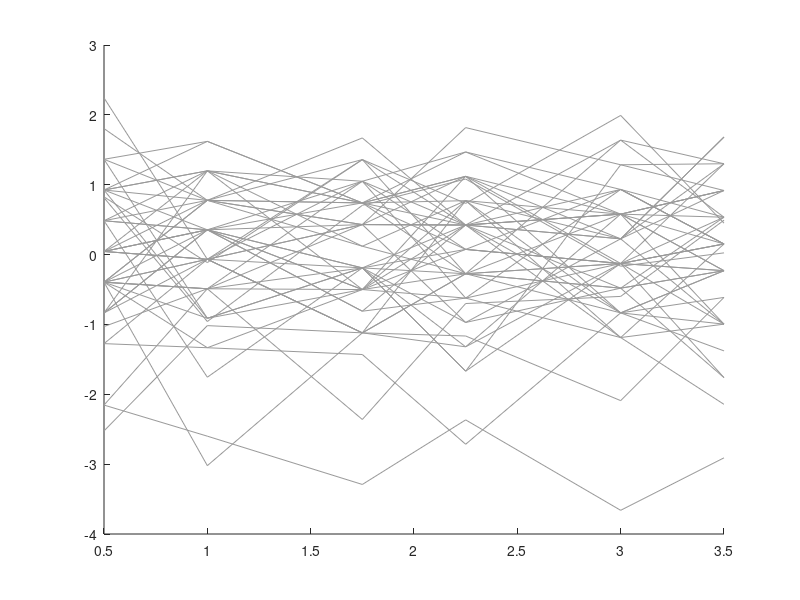

This chart was generated by the following MATLAB code: (Note: this script raises an error after producing the figure.)
%% FIGURE S4: Accuracy (2(task instructions:Recall, Suppress) x 3 (emotions: Negative, Neutral, Positive))
% -------------------------------------------------------------------------
% This script reproduces Figure S4 from the manuscript and completes:
%   - Condition-specific visualization 
%   - Statistical comparison between the conditions 
%   - Figure export (300 dpi)
%
%
% REQUIREMENTS:
%   - MATLAB (R2021a or later)
%   - Statistics and Machine Learning Toolbox 
%   - Data file: 'FigureS4.mat' in present working directory 
%
%
% OUTPUT:
%   - Figure replicating Figure S4
%   - Statistical results 
%
% AUTHOR: Shruti Kinger <shrutik@iiitd.ac.in>
% DATE: 27 April 2026
% MANUSCRIPT: Resting-state functional connectivity correlates of emotional 
% memory control under cognitive load in subclinical anxiety
% -------------------------------------------------------------------------

clearvars;
close all;
clc;

%% --------------------------- LOAD DATA ----------------------------------
load FigureS4.mat

sample_size = length(NEG_Thk_correct);

%% --------------------------- DEFINE COLORS ---------------------------------------
edgeColorThink   = [0, 0, 128/255];        % Dark blue
edgeColorNoThink = [153/255, 0, 0];        % Dark red

% Lighter fill colors
thinkFaceColor   = edgeColorThink   + (1 - edgeColorThink) * 0.8;
noThinkFaceColor = edgeColorNoThink + (1 - edgeColorNoThink) * 0.8;

%% --------------------------- FIGURE SETUP -------------------------------
figure('Color', 'w', 'Position', [100, 100, 600, 600]);

hold on;

x_NEG = 0.5;
x_NEG_NT =1;
x_NU = 1.75;
x_NU_NT =2.25;
x_POS = 3;
x_POS_NT = 3.5;

NG =0.75;
NU= 2;
POS= 3.25;


POS_Thk_CORRECT = zscore(POS_Thk_CORRECT);
POS_NT_CORRECT = zscore(POS_NT_CORRECT);
NEG_Thk_correct = zscore(NEG_Thk_correct);
NEG_NT_correct =zscore(NEG_NT_correct);
NU_Thk_correct =zscore(NU_Thk_correct);
NU_NT_correct = zscore(NU_NT_correct);


Ymat = [NEG_Thk_correct(:), NEG_NT_correct(:), ...
        NU_Thk_correct(:),  NU_NT_correct(:), ...
        POS_Thk_CORRECT(:), POS_NT_CORRECT(:)];



%% ----------- PARTICIPANT-LEVEL CONNECTING LINES -------------------------

X = [x_NEG, x_NEG_NT, x_NU, x_NU_NT, x_POS, x_POS_NT];
plot(X, Ymat', '-', ...
    'Color', [0.6 0.6 0.6], ...
    'LineWidth', 0.5);

%% ---------------------- SCATTER: RECALL ----------------------------------



Y = {NEG_Thk_correct, NU_Thk_correct, POS_Thk_CORRECT, ...
     NEG_NT_correct,  NU_NT_correct,  POS_NT_CORRECT};

Ymean = {NEG_Thk_correct, NU_Thk_correct, POS_Thk_CORRECT, ...
         NEG_NT_correct,  NU_NT_correct,  POS_NT_CORRECT};

faceColors = {thinkFaceColor, thinkFaceColor, thinkFaceColor, ...
              noThinkFaceColor, noThinkFaceColor, noThinkFaceColor};

edgeColors = {edgeColorThink, edgeColorThink, edgeColorThink, ...
              edgeColorNoThink, edgeColorNoThink, edgeColorNoThink};



for i = 1:6
    
    % --- filled layer ---
    scatter(X(i), Y{i}, 250, 's', ...
        'MarkerEdgeColor', 'none', ...
        'MarkerFaceColor', faceColors{i}, ...
        'LineWidth', 2);
    
    hold on
    
    % --- outline layer ---
    scatter(X(i), Y{i}, 250, 's', ...
        'MarkerEdgeColor', edgeColors{i}, ...
        'MarkerFaceColor', 'none', ...
        'LineWidth', 2);
    
    % --- mean point ---
    scatter(X(i), mean(Y{i}), 250, 's', ...
        'filled', 'MarkerFaceColor', 'k');
    
    % --- error bar ---
    errorbar(X(i), ...
        mean(Ymean{i}), ...
        std(Ymean{i})/sqrt(sample_size), ...
        'Color', 'k', ...
        'LineStyle', 'none', 'LineWidth', 2,...
        'Marker', '.', ...
        'MarkerSize', 10);
end





%% ---------------------- AXIS FORMATTING ---------------------------------
set(gca, 'XTick', [NG, NU, POS], 'XTickLabel', {'Negative', 'Neutral', 'Positive'},'TickDir', 'out','FontSize', 12);
set(gca, 'XTickLabelRotation', 0);

xlabel('Affective Valence','FontSize',14);
ylabel('Accuracy (z-scores)','FontSize',14);

xlim([0 4])
xAnnotationPos1 = 0.15
yAnnotationPos1 = 0.12
xAnnotationPos2 = 0.15;
yAnnotationPos2 = 0.085;
xAnnotationPos3 = 0.15;
yAnnotationPos3 =0.05

annotation('textbox', [xAnnotationPos1, yAnnotationPos1, 0.1, 0.1], 'String', 'Recall', 'EdgeColor', 'none', 'Color', edgeColorThink,'FontSize',14,'FontWeight','normal');
annotation('textbox', [xAnnotationPos2, yAnnotationPos2, 0.1, 0.1], 'String', 'Suppress', 'EdgeColor','none', 'Color', edgeColorNoThink, 'FontSize',14,'FontWeight','normal');

ax=gca;
ax.LineWidth = 2;
hold off;


%% ===================== ASSUMPTION CHECKS FOR STATS ANALYSIS ================================

fprintf('\n--- ASSUMPTION CHECKS FOR STATS ANALYSIS ---\n');

%% 1. Normality (Lilliefors test on difference scores)

% https://www.theanalysisfactor.com/checking-normality-anova-model/

data = {
    NEG_Thk_correct, 'Negative Recall';
    POS_Thk_CORRECT, 'Positive Recall';
    NU_Thk_correct,  'Neutral Recall';
    NEG_NT_correct,'Negative Suppress';
    POS_NT_CORRECT,'Positive Suppress';
    NU_NT_correct, 'Neutral Suppress'
};

for i = 1:size(data,1)
    x = data{i,1};
    label = data{i,2};
    
    [h, p] = lillietest(x);
    
    fprintf('Lilliefors test for normality (%s): p = %.5f\n', label, p);
    
    if h == 0
        fprintf('Normality: NOT violated\n\n');
    else
        fprintf('Normality: VIOLATED\n\n');
    end
end

%% ===================== STATISTICAL ANALYSIS -----------------------------

data_test = [NEG_Thk_correct' NEG_NT_correct' NEG_Thk_correct' NEG_NT_correct' POS_Thk_CORRECT' POS_NT_CORRECT'];

[p, tbl, stats] = friedman(data_test)


%% ===================== SAVE FIGURE (300 DPI) ============================


% Save as PNG (300 dpi)
exportgraphics(gca,'FigureS4.png','Resolution',300);

% Save as TIFF (300 dpi)
exportgraphics(gca,'FigureS4.tif','Resolution',300);
